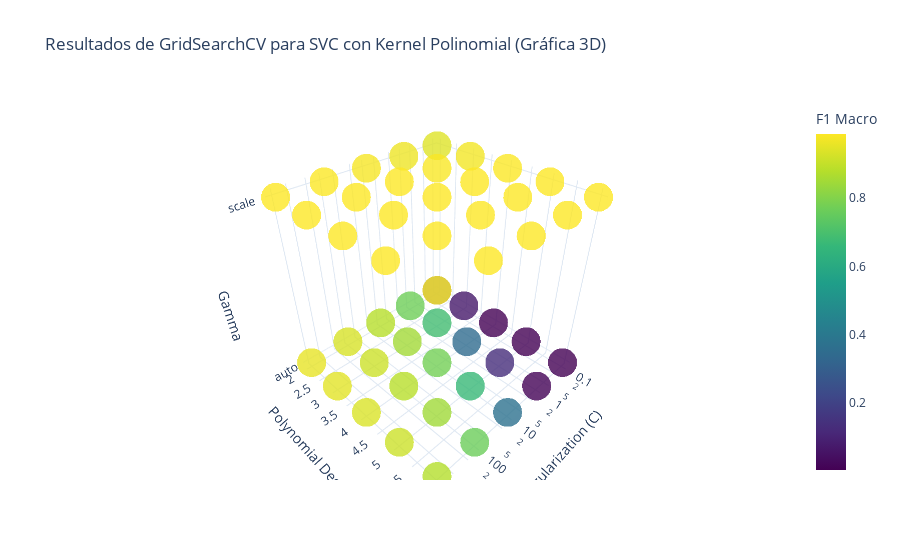

Notebook code cell kept with this figure:
### Code cell
# Crear una gráfica 3D para visualizar los resultados de GridSearchCV
fig = go.Figure()

# Agregar un scatter 3D
fig.add_trace(go.Scatter3d(
    x=results_df['C'],
    y=results_df['degree'],
    z=results_df['gamma'],
    mode='markers',
    marker=dict(
        size=10,
        color=results_df['f1_macro'],  # Colorear según el grado
        colorscale='Viridis',  # Escala de color para mejor visibilidad
        colorbar=dict(title='F1 Macro'),
        opacity=0.8
    ),
    text=[f"Degree: {d}, C: {c}, Gamma: {g}, F1 Macro: {f1:.4f}"
          for d, c, g, f1 in zip(results_df['degree'], results_df['C'], results_df['gamma'], results_df['f1_macro'])],
    hoverinfo='text'
))

# Personalizar el diseño del gráfico
fig.update_layout(
    scene=dict(
        xaxis=dict(title='Regularization (C)', type='log'),
        yaxis=dict(title='Polynomial Degree'),
        zaxis=dict(title='Gamma'),
    ),
    title='Resultados de GridSearchCV para SVC con Kernel Polinomial (Gráfica 3D)',
    template='plotly_white'
)

# Mostrar la gráfica interactiva
fig.show()

### Figure 1 — Plotly figure (JSON) as saved in the notebook; plotly's stock layout.template omitted (floating-point values rounded to 4 significant figures)
{"data": [{"hoverinfo": "text", "marker": {"color": [0.2097, 0.9414, 0.07126, 0.9718, 0.004521, 0.9851, 0.004521, 0.9875, 0.004521, 0.9869, 0.7697, 0.9644, 0.6855, 0.982, 0.3483, 0.9869, 0.1319, 0.9867, 0.01093, 0.9869, 0.8808, 0.9768, 0.8496, 0.9868, 0.7768, 0.987, 0.6661, 0.9868, 0.3759, 0.9869, 0.9302, 0.984, 0.9138, 0.9871, 0.8828, 0.9868, 0.8455, 0.9868, 0.764, 0.9869, 0.9546, 0.9864, 0.9462, 0.9864, 0.9336, 0.9868, 0.9128, 0.9868, 0.8763, 0.9869], "colorbar": {"title": {"text": "F1 Macro"}}, "colorscale": [[0, "#440154"], [0.1111, "#482878"], [0.2222, "#3e4989"], [0.3333, "#31688e"], [0.4444, "#26828e"], [0.5556, "#1f9e89"], [0.6667, "#35b779"], [0.7778, "#6ece58"], [0.8889, "#b5de2b"], [1, "#fde725"]], "opacity": 0.8, "size": 10}, "mode": "markers", "text": ["Degree: 2, C: 0.1, Gamma: auto, F1 Macro: 0.2097", "Degree: 2, C: 0.1, Gamma: scale, F1 Macro: 0.9414", "Degree: 3, C: 0.1, Gamma: auto, F1 Macro: 0.0713", "Degree: 3, C: 0.1, Gamma: scale, F1 Macro: 0.9718", "Degree: 4, C: 0.1, Gamma: auto, F1 Macro: 0.0045", "Degree: 4, C: 0.1, Gamma: scale, F1 Macro: 0.9851", "Degree: 5, C: 0.1, Gamma: auto, F1 Macro: 0.0045", "Degree: 5, C: 0.1, Gamma: scale, F1 Macro: 0.9875", "Degree: 6, C: 0.1, Gamma: auto, F1 Macro: 0.0045", "Degree: 6, C: 0.1, Gamma: scale, F1 Macro: 0.9869", "Degree: 2, C: 1.0, Gamma: auto, F1 Macro: 0.7697", "Degree: 2, C: 1.0, Gamma: scale, F1 Macro: 0.9644", "Degree: 3, C: 1.0, Gamma: auto, F1 Macro: 0.6855", "Degree: 3, C: 1.0, Gamma: scale, F1 Macro: 0.9820", "Degree: 4, C: 1.0, Gamma: auto, F1 Macro: 0.3483", "Degree: 4, C: 1.0, Gamma: scale, F1 Macro: 0.9869", "Degree: 5, C: 1.0, Gamma: auto, F1 Macro: 0.1319", "Degree: 5, C: 1.0, Gamma: scale, F1 Macro: 0.9867", "Degree: 6, C: 1.0, Gamma: auto, F1 Macro: 0.0109", "Degree: 6, C: 1.0, Gamma: scale, F1 Macro: 0.9869", "Degree: 2, C: 10.0, Gamma: auto, F1 Macro: 0.8808", "Degree: 2, C: 10.0, Gamma: scale, F1 Macro: 0.9768", "Degree: 3, C: 10.0, Gamma: auto, F1 Macro: 0.8496", "Degree: 3, C: 10.0, Gamma: scale, F1 Macro: 0.9868", "Degree: 4, C: 10.0, Gamma: auto, F1 Macro: 0.7768", "Degree: 4, C: 10.0, Gamma: scale, F1 Macro: 0.9870", "Degree: 5, C: 10.0, Gamma: auto, F1 Macro: 0.6661", "Degree: 5, C: 10.0, Gamma: scale, F1 Macro: 0.9868", "Degree: 6, C: 10.0, Gamma: auto, F1 Macro: 0.3759", "Degree: 6, C: 10.0, Gamma: scale, F1 Macro: 0.9869", "Degree: 2, C: 100.0, Gamma: auto, F1 Macro: 0.9302", "Degree: 2, C: 100.0, Gamma: scale, F1 Macro: 0.9840", "Degree: 3, C: 100.0, Gamma: auto, F1 Macro: 0.9138", "Degree: 3, C: 100.0, Gamma: scale, F1 Macro: 0.9871", "Degree: 4, C: 100.0, Gamma: auto, F1 Macro: 0.8828", "Degree: 4, C: 100.0, Gamma: scale, F1 Macro: 0.9868", "Degree: 5, C: 100.0, Gamma: auto, F1 Macro: 0.8455", "Degree: 5, C: 100.0, Gamma: scale, F1 Macro: 0.9868", "Degree: 6, C: 100.0, Gamma: auto, F1 Macro: 0.7640", "Degree: 6, C: 100.0, Gamma: scale, F1 Macro: 0.9869", "Degree: 2, C: 1000.0, Gamma: auto, F1 Macro: 0.9546", "Degree: 2, C: 1000.0, Gamma: scale, F1 Macro: 0.9864", "Degree: 3, C: 1000.0, Gamma: auto, F1 Macro: 0.9462", "Degree: 3, C: 1000.0, Gamma: scale, F1 Macro: 0.9864", "Degree: 4, C: 1000.0, Gamma: auto, F1 Macro: 0.9336", "Degree: 4, C: 1000.0, Gamma: scale, F1 Macro: 0.9868", "Degree: 5, C: 1000.0, Gamma: auto, F1 Macro: 0.9128", "Degree: 5, C: 1000.0, Gamma: scale, F1 Macro: 0.9868", "Degree: 6, C: 1000.0, Gamma: auto, F1 Macro: 0.8763", "Degree: 6, C: 1000.0, Gamma: scale, F1 Macro: 0.9869"], "type": "scatter3d", "x": [0.1, 0.1, 0.1, 0.1, 0.1, 0.1, 0.1, 0.1, 0.1, 0.1, 1, 1, 1, 1, 1, 1, 1, 1, 1, 1, 10, 10, 10, 10, 10, 10, 10, 10, 10, 10, 100, 100, 100, 100, 100, 100, 100, 100, 100, 100, 1000, 1000, 1000, 1000, 1000, 1000, 1000, 1000, 1000, 1000], "y": [2, 2, 3, 3, 4, 4, 5, 5, 6, 6, 2, 2, 3, 3, 4, 4, 5, 5, 6, 6, 2, 2, 3, 3, 4, 4, 5, 5, 6, 6, 2, 2, 3, 3, 4, 4, 5, 5, 6, 6, 2, 2, 3, 3, 4, 4, 5, 5, 6, 6], "z": ["auto", "scale", "auto", "scale", "auto", "scale", "auto", "scale", "auto", "scale", "auto", "scale", "auto", "scale", "auto", "scale", "auto", "scale", "auto", "scale", "auto", "scale", "auto", "scale", "auto", "scale", "auto", "scale", "auto", "scale", "auto", "scale", "auto", "scale", "auto", "scale", "auto", "scale", "auto", "scale", "auto", "scale", "auto", "scale", "auto", "scale", "auto", "scale", "auto", "scale"]}], "layout": {"scene": {"xaxis": {"title": {"text": "Regularization (C)"}, "type": "log"}, "yaxis": {"title": {"text": "Polynomial Degree"}}, "zaxis": {"title": {"text": "Gamma"}}}, "title": {"text": "Resultados de GridSearchCV para SVC con Kernel Polinomial (Gráfica 3D)"}}}
